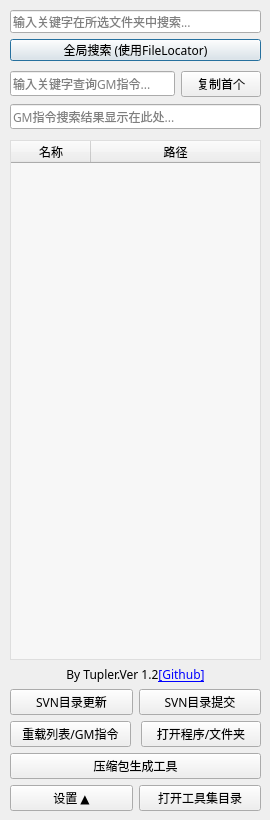
<?xml version="1.0" encoding="UTF-8"?>
<ui version="4.0">
 <class>MainWnd</class>
 <widget class="QDialog" name="MainWnd">
  <property name="enabled">
   <bool>true</bool>
  </property>
  <property name="geometry">
   <rect>
    <x>0</x>
    <y>0</y>
    <width>270</width>
    <height>820</height>
   </rect>
  </property>
  <property name="sizePolicy">
   <sizepolicy hsizetype="Ignored" vsizetype="Preferred">
    <horstretch>0</horstretch>
    <verstretch>0</verstretch>
   </sizepolicy>
  </property>
  <property name="minimumSize">
   <size>
    <width>270</width>
    <height>820</height>
   </size>
  </property>
  <property name="maximumSize">
   <size>
    <width>270</width>
    <height>820</height>
   </size>
  </property>
  <property name="font">
   <font>
    <family>宋体</family>
   </font>
  </property>
  <property name="windowTitle">
   <string>工具集</string>
  </property>
  <property name="windowIcon">
   <iconset resource="pictures.qrc">
    <normaloff>:/icon/icon_designSimpleTool.ico</normaloff>:/icon/icon_designSimpleTool.ico</iconset>
  </property>
  <property name="windowOpacity">
   <double>0.750000000000000</double>
  </property>
  <widget class="QWidget" name="verticalLayoutWidget_3">
   <property name="geometry">
    <rect>
     <x>10</x>
     <y>10</y>
     <width>251</width>
     <height>51</height>
    </rect>
   </property>
   <layout class="QVBoxLayout" name="lo_searchTextInExcelData">
    <item>
     <widget class="QLineEdit" name="le_inputSearchTextEditor">
      <property name="placeholderText">
       <string>输入关键字在所选文件夹中搜索...</string>
      </property>
     </widget>
    </item>
    <item>
     <widget class="QPushButton" name="btn_submitToSearch">
      <property name="text">
       <string>全局搜索 (使用FileLocator)</string>
      </property>
     </widget>
    </item>
   </layout>
  </widget>
  <widget class="QWidget" name="verticalLayoutWidget_4">
   <property name="geometry">
    <rect>
     <x>10</x>
     <y>70</y>
     <width>251</width>
     <height>61</height>
    </rect>
   </property>
   <layout class="QVBoxLayout" name="lo_consoleCodeSearch_v">
    <item>
     <layout class="QHBoxLayout" name="lo_consoleCodeSearch_h">
      <item>
       <widget class="QLineEdit" name="le_consoleCodeSearch">
        <property name="inputMask">
         <string/>
        </property>
        <property name="text">
         <string/>
        </property>
        <property name="placeholderText">
         <string>输入关键字查询GM指令...</string>
        </property>
       </widget>
      </item>
      <item>
       <widget class="QPushButton" name="btn_consoleCodeCopy">
        <property name="text">
         <string>复制首个</string>
        </property>
       </widget>
      </item>
     </layout>
    </item>
    <item>
     <widget class="QLineEdit" name="le_consoleCodeSearchResult">
      <property name="enabled">
       <bool>true</bool>
      </property>
      <property name="text">
       <string/>
      </property>
      <property name="dragEnabled">
       <bool>false</bool>
      </property>
      <property name="readOnly">
       <bool>true</bool>
      </property>
      <property name="placeholderText">
       <string>GM指令搜索结果显示在此处...</string>
      </property>
     </widget>
    </item>
   </layout>
  </widget>
  <widget class="QWidget" name="verticalLayoutWidget">
   <property name="geometry">
    <rect>
     <x>10</x>
     <y>140</y>
     <width>251</width>
     <height>671</height>
    </rect>
   </property>
   <layout class="QVBoxLayout" name="lo_quickJump_v">
    <item>
     <widget class="QTableWidget" name="tw_jumpListTable">
      <property name="font">
       <font>
        <family>宋体</family>
       </font>
      </property>
      <property name="mouseTracking">
       <bool>true</bool>
      </property>
      <property name="autoFillBackground">
       <bool>false</bool>
      </property>
      <property name="styleSheet">
       <string notr="true">QTableWidget {
	background-color: rgba(255, 255, 255, 128);
	gridline-color: rgba(220, 220, 220, 150);
}
QTableWidget::item:selected {
	background-color: rgba(0, 85, 255, 200);
	border: 1px solid;
	border-color: rgba(0, 85, 255, 200);
}


QScrollBar:vertical {
    background: transparent;
    width: 10px; /* 可以根据需要调整滚动条宽度 */
}

QScrollBar::handle:vertical {
    background: #aaaaaa; /* 滚动条手柄颜色，可以根据需要调整 */
    border-radius: 2px; /* 滚动条手柄边框圆角，可以根据需要调整 */
}

QScrollBar::add-line:vertical,
QScrollBar::sub-line:vertical {
    height: 0; /* 隐藏滚动条的上下按钮 */
}
</string>
      </property>
      <property name="lineWidth">
       <number>1</number>
      </property>
      <property name="midLineWidth">
       <number>0</number>
      </property>
      <property name="editTriggers">
       <set>QAbstractItemView::NoEditTriggers</set>
      </property>
      <property name="showGrid">
       <bool>true</bool>
      </property>
      <property name="rowCount">
       <number>0</number>
      </property>
      <property name="columnCount">
       <number>2</number>
      </property>
      <attribute name="horizontalHeaderCascadingSectionResizes">
       <bool>false</bool>
      </attribute>
      <attribute name="horizontalHeaderDefaultSectionSize">
       <number>80</number>
      </attribute>
      <attribute name="horizontalHeaderStretchLastSection">
       <bool>true</bool>
      </attribute>
      <attribute name="verticalHeaderVisible">
       <bool>false</bool>
      </attribute>
      <attribute name="verticalHeaderDefaultSectionSize">
       <number>20</number>
      </attribute>
      <column>
       <property name="text">
        <string>名称</string>
       </property>
      </column>
      <column>
       <property name="text">
        <string>路径</string>
       </property>
      </column>
     </widget>
    </item>
    <item>
     <widget class="QLabel" name="lb_coderSign">
      <property name="text">
       <string>&lt;html&gt;&lt;head/&gt;&lt;body&gt;&lt;p align=&quot;center&quot;&gt;By Tupler.Ver 1.2&lt;a href=&quot;https://github.com/chunhaqiushif/SelfWorkTool&quot;&gt;&lt;span style=&quot; text-decoration: underline; color:#0000ff;&quot;&gt;[Github]&lt;/span&gt;&lt;/a&gt;&lt;/p&gt;&lt;/body&gt;&lt;/html&gt;</string>
      </property>
      <property name="alignment">
       <set>Qt::AlignCenter</set>
      </property>
     </widget>
    </item>
    <item>
     <layout class="QHBoxLayout" name="lo_svnConcoleTable_h">
      <item>
       <widget class="QPushButton" name="btn_svnUpdata">
        <property name="text">
         <string>SVN目录更新</string>
        </property>
       </widget>
      </item>
      <item>
       <widget class="QPushButton" name="btn_svnSubmit">
        <property name="text">
         <string>SVN目录提交</string>
        </property>
       </widget>
      </item>
     </layout>
    </item>
    <item>
     <layout class="QHBoxLayout" name="lo_quickJumpConcole_h">
      <property name="spacing">
       <number>10</number>
      </property>
      <item>
       <widget class="QPushButton" name="btn_quickJumpReload">
        <property name="maximumSize">
         <size>
          <width>16777215</width>
          <height>16777215</height>
         </size>
        </property>
        <property name="text">
         <string>重载列表/GM指令</string>
        </property>
       </widget>
      </item>
      <item>
       <widget class="QPushButton" name="btn_quickJump">
        <property name="maximumSize">
         <size>
          <width>16777215</width>
          <height>16777215</height>
         </size>
        </property>
        <property name="text">
         <string>打开程序/文件夹</string>
        </property>
       </widget>
      </item>
     </layout>
    </item>
    <item>
     <layout class="QHBoxLayout" name="lo_otherTools">
      <property name="spacing">
       <number>10</number>
      </property>
      <item>
       <widget class="QPushButton" name="btn_resCompress">
        <property name="maximumSize">
         <size>
          <width>16777215</width>
          <height>16777215</height>
         </size>
        </property>
        <property name="text">
         <string>压缩包生成工具</string>
        </property>
       </widget>
      </item>
     </layout>
    </item>
    <item>
     <layout class="QHBoxLayout" name="lo_setting">
      <item>
       <widget class="QPushButton" name="btn_setting">
        <property name="text">
         <string>设置 ▲</string>
        </property>
       </widget>
      </item>
      <item>
       <widget class="QPushButton" name="btn_pathSetting">
        <property name="text">
         <string>打开工具集目录</string>
        </property>
       </widget>
      </item>
     </layout>
    </item>
   </layout>
  </widget>
  <widget class="QLabel" name="lb_logo">
   <property name="geometry">
    <rect>
     <x>124</x>
     <y>530</y>
     <width>150</width>
     <height>150</height>
    </rect>
   </property>
   <property name="styleSheet">
    <string notr="true">border-image: url(:/bg/LOGO.png);</string>
   </property>
   <property name="text">
    <string/>
   </property>
  </widget>
  <widget class="QGroupBox" name="groupBox">
   <property name="geometry">
    <rect>
     <x>10</x>
     <y>820</y>
     <width>251</width>
     <height>80</height>
    </rect>
   </property>
   <property name="title">
    <string>设置</string>
   </property>
   <widget class="QWidget" name="horizontalLayoutWidget">
    <property name="geometry">
     <rect>
      <x>0</x>
      <y>10</y>
      <width>251</width>
      <height>41</height>
     </rect>
    </property>
    <layout class="QHBoxLayout" name="horizontalLayout">
     <property name="spacing">
      <number>10</number>
     </property>
     <property name="leftMargin">
      <number>5</number>
     </property>
     <property name="rightMargin">
      <number>5</number>
     </property>
     <item>
      <widget class="QPushButton" name="btn_pathConfig">
       <property name="text">
        <string>路径配置表</string>
       </property>
      </widget>
     </item>
     <item>
      <widget class="QPushButton" name="btn_consoleCode">
       <property name="text">
        <string>GM指令编辑</string>
       </property>
      </widget>
     </item>
    </layout>
   </widget>
   <widget class="QWidget" name="horizontalLayoutWidget_2">
    <property name="geometry">
     <rect>
      <x>0</x>
      <y>50</y>
      <width>251</width>
      <height>21</height>
     </rect>
    </property>
    <layout class="QHBoxLayout" name="horizontalLayout_2">
     <property name="spacing">
      <number>20</number>
     </property>
     <property name="leftMargin">
      <number>20</number>
     </property>
     <item>
      <widget class="QCheckBox" name="cb_topThisWindow">
       <property name="enabled">
        <bool>true</bool>
       </property>
       <property name="tabletTracking">
        <bool>false</bool>
       </property>
       <property name="text">
        <string>窗口置顶</string>
       </property>
       <property name="checkable">
        <bool>true</bool>
       </property>
       <property name="checked">
        <bool>true</bool>
       </property>
      </widget>
     </item>
     <item>
      <widget class="QCheckBox" name="cb_translucentThisWindow">
       <property name="enabled">
        <bool>true</bool>
       </property>
       <property name="tabletTracking">
        <bool>false</bool>
       </property>
       <property name="text">
        <string>窗口透明</string>
       </property>
       <property name="checkable">
        <bool>true</bool>
       </property>
       <property name="checked">
        <bool>true</bool>
       </property>
      </widget>
     </item>
    </layout>
   </widget>
  </widget>
  <zorder>lb_logo</zorder>
  <zorder>verticalLayoutWidget_3</zorder>
  <zorder>verticalLayoutWidget_4</zorder>
  <zorder>verticalLayoutWidget</zorder>
  <zorder>groupBox</zorder>
 </widget>
 <resources>
  <include location="pictures.qrc"/>
 </resources>
 <connections/>
</ui>
